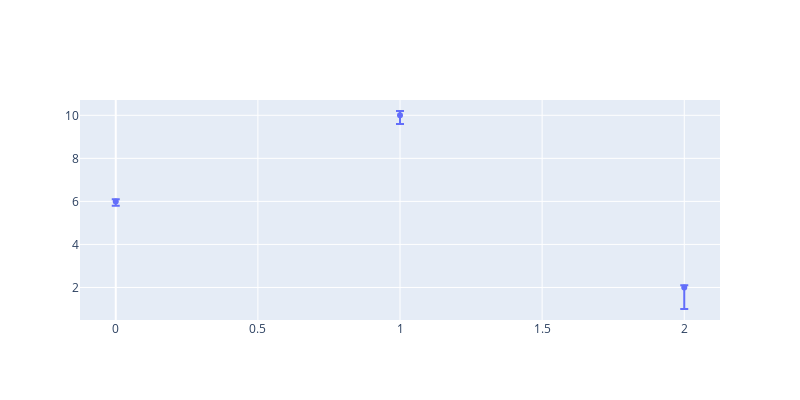

Notebook cell for this chart:
### Markdown cell above
## graph_objects

### Code cell
import plotly.graph_objects as go

fig = go.Figure(
    data=go.Scatter(x=[0, 1, 2],
                    y=[6, 10, 2],
                    mode='markers', 
                    error_y=dict(
                        type='data', # value of error bar given in data coordinates
                        symmetric=False,
                        array=[0.1, 0.2, 0.1],
                        arrayminus=[0.2, 0.4, 1],
                        visible=True))
)
fig.update_layout(width=800, height=400)
fig.show()

### Figure 1 — Plotly figure (JSON) as saved in the notebook; plotly's stock layout.template omitted (floating-point values rounded to 4 significant figures)
{"data": [{"error_y": {"array": [0.1, 0.2, 0.1], "arrayminus": [0.2, 0.4, 1], "symmetric": false, "type": "data", "visible": true}, "mode": "markers", "type": "scatter", "x": [0, 1, 2], "y": [6, 10, 2]}], "layout": {"height": 400, "width": 800}}
